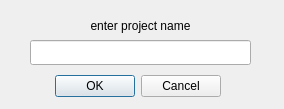
<?xml version="1.0" encoding="UTF-8"?>
<ui version="4.0">
 <class>new_project_dialog</class>
 <widget class="QDialog" name="new_project_dialog">
  <property name="geometry">
   <rect>
    <x>0</x>
    <y>0</y>
    <width>284</width>
    <height>109</height>
   </rect>
  </property>
  <property name="windowTitle">
   <string>new project</string>
  </property>
  <widget class="QDialogButtonBox" name="buttonBox">
   <property name="geometry">
    <rect>
     <x>50</x>
     <y>70</y>
     <width>171</width>
     <height>32</height>
    </rect>
   </property>
   <property name="orientation">
    <enum>Qt::Horizontal</enum>
   </property>
   <property name="standardButtons">
    <set>QDialogButtonBox::Cancel|QDialogButtonBox::Ok</set>
   </property>
  </widget>
  <widget class="QLabel" name="label">
   <property name="geometry">
    <rect>
     <x>30</x>
     <y>10</y>
     <width>221</width>
     <height>31</height>
    </rect>
   </property>
   <property name="text">
    <string>enter project name</string>
   </property>
   <property name="alignment">
    <set>Qt::AlignCenter</set>
   </property>
  </widget>
  <widget class="QLineEdit" name="lineEdit">
   <property name="geometry">
    <rect>
     <x>30</x>
     <y>40</y>
     <width>221</width>
     <height>25</height>
    </rect>
   </property>
  </widget>
 </widget>
 <resources/>
 <connections>
  <connection>
   <sender>buttonBox</sender>
   <signal>accepted()</signal>
   <receiver>new_project_dialog</receiver>
   <slot>accept()</slot>
   <hints>
    <hint type="sourcelabel">
     <x>248</x>
     <y>254</y>
    </hint>
    <hint type="destinationlabel">
     <x>157</x>
     <y>274</y>
    </hint>
   </hints>
  </connection>
  <connection>
   <sender>buttonBox</sender>
   <signal>rejected()</signal>
   <receiver>new_project_dialog</receiver>
   <slot>reject()</slot>
   <hints>
    <hint type="sourcelabel">
     <x>316</x>
     <y>260</y>
    </hint>
    <hint type="destinationlabel">
     <x>286</x>
     <y>274</y>
    </hint>
   </hints>
  </connection>
 </connections>
</ui>
